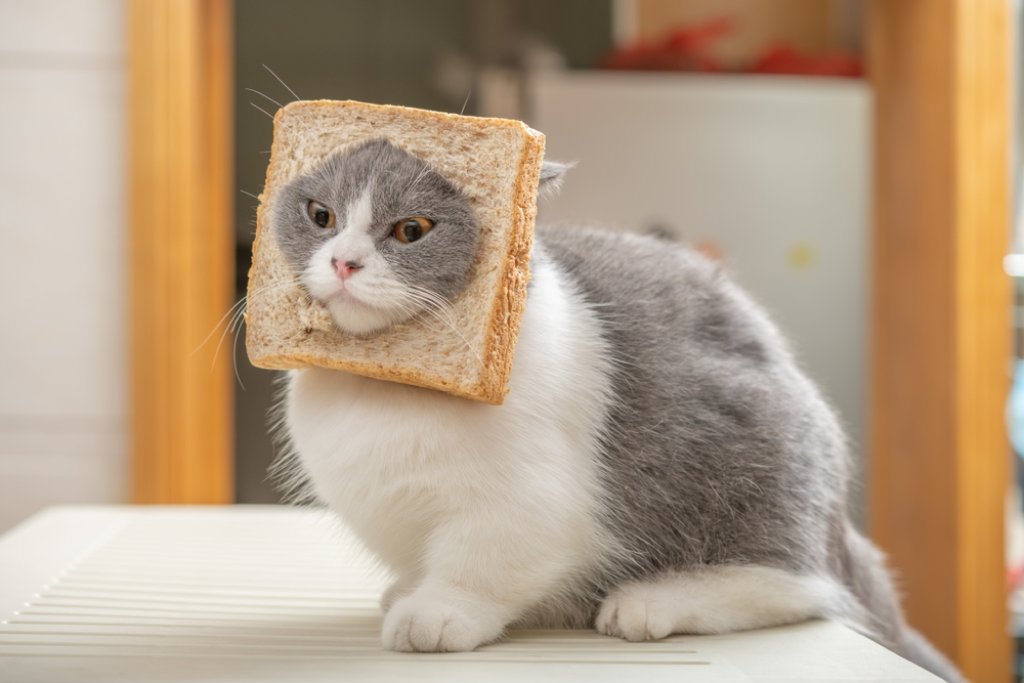
#> input picture cat.png, 1024 x 683 px
$ jupyter execute BDIP05.ipynb
#> lines starting #> are read from the running program, lines starting #| are printed output that depends on the picture
### utils.py
import matplotlib.pyplot as plt
import numpy as np

def histogram(image):
    hist = {i : 0 for i in range(256)}
    for h in range(image.shape[0]):
        for w in range(image.shape[1]):
            hist[image[h, w]] += 1
    return hist

def visualize(image, histogram_=True, cdf=False):
    # Original Image
    plt.subplot2grid((2, 4), (0, 0), colspan=2)
    plt.imshow(image, cmap='gray')
    plt.axis('off')
    plt.title('Image')

    # FFT : Amplitude
    plt.subplot2grid((2, 4), (0, 2), colspan=2)
    image_fft = np.fft.fft2(image)
    image_fft = np.fft.fftshift(image_fft)
    image_amp = 20 * np.log(np.abs(image_fft))
    plt.imshow(image_amp, cmap='gray')
    plt.axis('off')
    plt.title('Amplitude Spectrum')

    if histogram_:
        # Histogram
        ax = plt.subplot2grid((2, 4), (1, 0), colspan=4)
        image_hist = histogram(image)
        plt.bar(image_hist.keys(), image_hist.values())
        plt.xlim(0, 255)
        plt.title('Histogram')
        # CDF
        if cdf:
            hist_values = np.array(list(image_hist.values()))
            cdf_values = np.cumsum(hist_values) / np.sum(hist_values)
            cdf_scaled = cdf_values * max(hist_values)
            plt.plot(list(image_hist.keys()), cdf_scaled, color='red', label='CDF', linewidth=1)
            plt.legend()

# [4 lines left out: function visualizePixel, not called in this run]

### BDIP05.ipynb
# Biomedical Digital Image Processing

[cell 1]
import matplotlib.pyplot as plt
import numpy as np
from PIL import Image
from collections import defaultdict
import cv2
from utils import *

plt.rcParams['figure.dpi'] = 200
plt.rcParams['figure.figsize'] = [4, 3]
plt.rcParams['font.size'] = 5

### Base Image

[cell 2]
# Loac Image
img = np.asarray(Image.open('cat.png').convert('L'))
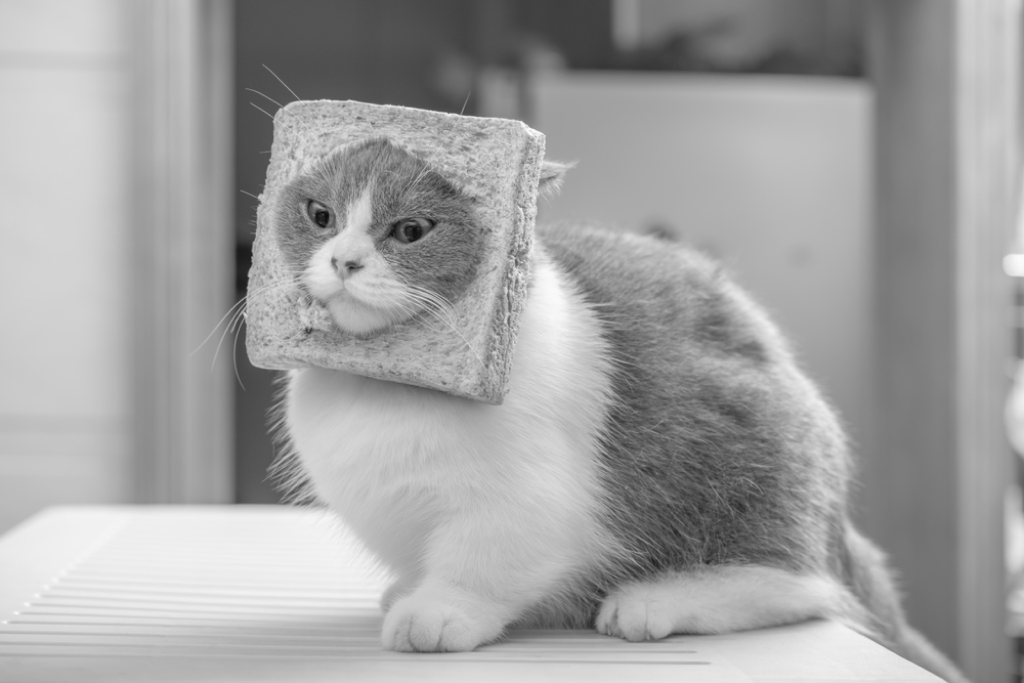
#> img: shape (683, 1024); min 10, max 252, mean 162.5

# Show Image
visualize(img)
#> in visualize, `image_amp = 20 * np.log(np.abs(image_fft))`:
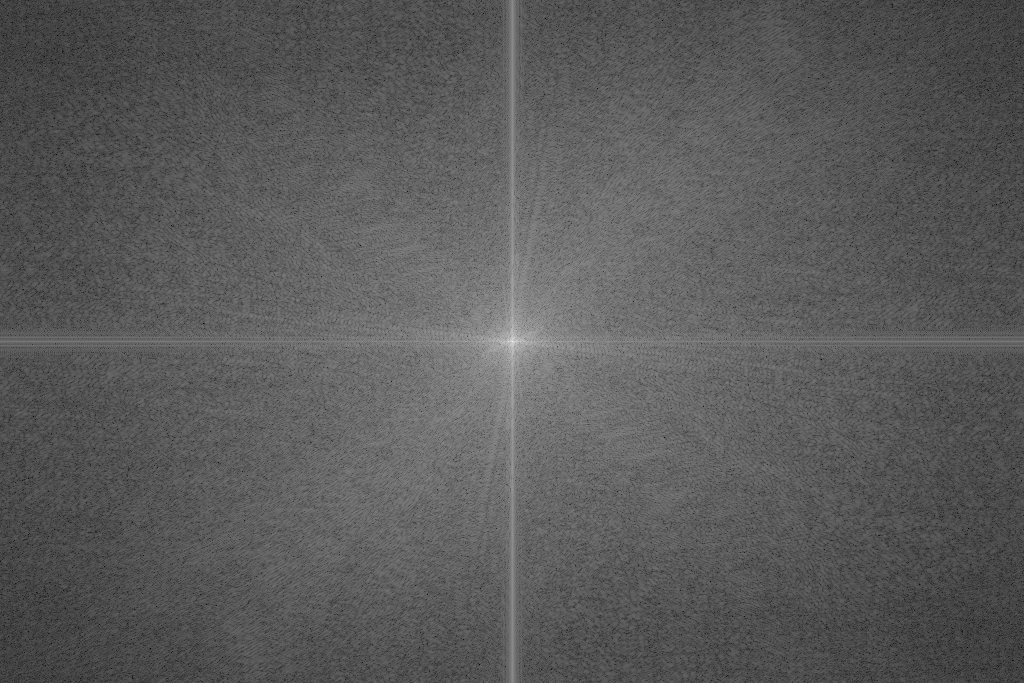
#> image_amp: shape (683, 1024) float64; min 26.92, max 371, mean 149.3; drawn with min black and max white
#> in visualize, `image_hist = histogram(image)`: image_hist = 256 items
plt.savefig('./img/03_base.png', dpi=150, bbox_inches='tight')
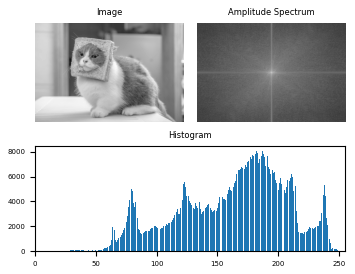
#> figure drawn by matplotlib, 3 panels; panel 3: tallest bar 8075 high, from x = 181.6 to 182.4

---
# 05. Enhancement in Frequency Domain

### Filtering in Frequency Domain

[cell 3]
plt.figure(figsize=(8, 4))

# img
img = np.asarray(Image.open('cat.png').convert('L'))
img_freq = np.fft.fft2(img)
img_freq = np.fft.fftshift(img_freq)

# LPF
r = 30
img_freq_lpf = img_freq.copy()
y, x = np.ogrid[:img.shape[0], :img.shape[1]]
#> y = 683 values from 0 to 682
distance_from_center = np.sqrt((x - img.shape[1]//2)**2 + (y - img.shape[0]//2)**2)
LPF = distance_from_center <= r
img_freq_lpf *= LPF
img_lpf = np.fft.ifft2(np.fft.fftshift(img_freq_lpf))

# HPF
HPF = distance_from_center>r
img_freq_hpf = img_freq * HPF
img_hpf = np.fft.ifft2(np.fft.fftshift(img_freq_hpf))

plt.subplot(2, 3, 1)
plt.imshow(20*np.log(abs(img_freq)), cmap='gray')
plt.axis('off')
plt.title('Original Amplitude Spectrum')

plt.subplot(2, 3, 4)
plt.imshow(img, cmap='gray')
plt.axis('off')
plt.title('Original Image')

plt.subplot(2, 3, 2)
plt.imshow(20*np.log(abs(img_freq_lpf+1)), cmap='gray')
plt.axis('off')
plt.title('LPF Applied Amplitude Spectrum')

plt.subplot(2, 3, 5)
plt.imshow(abs(img_lpf), cmap='gray')
plt.axis('off')
plt.title('LPF Applied Image')

plt.subplot(2, 3, 3)
plt.imshow(20*np.log(abs(img_freq_hpf+1)), cmap='gray')
plt.axis('off')
plt.title('HPF Applied Amplitude Spectrum')

plt.subplot(2, 3, 6)
plt.imshow(abs(img_hpf), cmap='gray')
plt.axis('off')
plt.title('HPF Applied Image')

plt.tight_layout()
plt.savefig('./img/05.png', dpi=200, bbox_inches='tight')
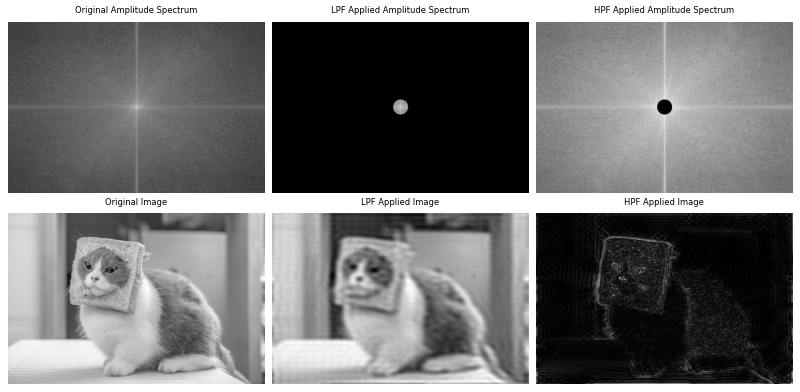
#> figure drawn by matplotlib, 6 panels
